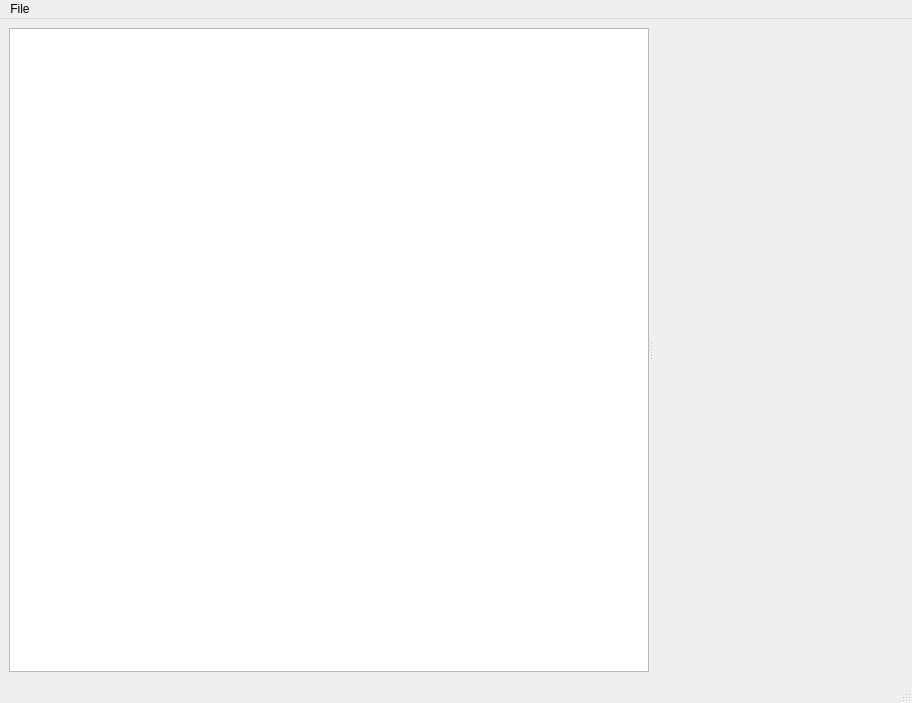
<?xml version="1.0" encoding="UTF-8"?>
<ui version="4.0">
 <class>MainWindow</class>
 <widget class="QMainWindow" name="MainWindow">
  <property name="geometry">
   <rect>
    <x>0</x>
    <y>0</y>
    <width>912</width>
    <height>703</height>
   </rect>
  </property>
  <property name="windowTitle">
   <string>MainWindow</string>
  </property>
  <widget class="QWidget" name="centralwidget">
   <property name="sizePolicy">
    <sizepolicy hsizetype="Expanding" vsizetype="Expanding">
     <horstretch>0</horstretch>
     <verstretch>0</verstretch>
    </sizepolicy>
   </property>
   <property name="layoutDirection">
    <enum>Qt::LeftToRight</enum>
   </property>
   <layout class="QVBoxLayout" name="verticalLayout">
    <item>
     <widget class="QSplitter" name="splitter">
      <property name="sizePolicy">
       <sizepolicy hsizetype="Expanding" vsizetype="Expanding">
        <horstretch>0</horstretch>
        <verstretch>0</verstretch>
       </sizepolicy>
      </property>
      <property name="orientation">
       <enum>Qt::Horizontal</enum>
      </property>
      <widget class="QTreeView" name="treeView"/>
      <widget class="QWidget" name="visPlotCanvas" native="true"/>
     </widget>
    </item>
   </layout>
  </widget>
  <widget class="QMenuBar" name="menubar">
   <property name="geometry">
    <rect>
     <x>0</x>
     <y>0</y>
     <width>912</width>
     <height>23</height>
    </rect>
   </property>
   <widget class="QMenu" name="menuFile">
    <property name="title">
     <string>File</string>
    </property>
    <addaction name="actionExit"/>
   </widget>
   <addaction name="menuFile"/>
  </widget>
  <widget class="QStatusBar" name="statusbar"/>
  <action name="actionExit">
   <property name="text">
    <string>Quit</string>
   </property>
   <property name="shortcut">
    <string>Ctrl+Q</string>
   </property>
  </action>
 </widget>
 <resources/>
 <connections>
  <connection>
   <sender>actionExit</sender>
   <signal>activated()</signal>
   <receiver>MainWindow</receiver>
   <slot>close()</slot>
   <hints>
    <hint type="sourcelabel">
     <x>-1</x>
     <y>-1</y>
    </hint>
    <hint type="destinationlabel">
     <x>455</x>
     <y>351</y>
    </hint>
   </hints>
  </connection>
 </connections>
</ui>
